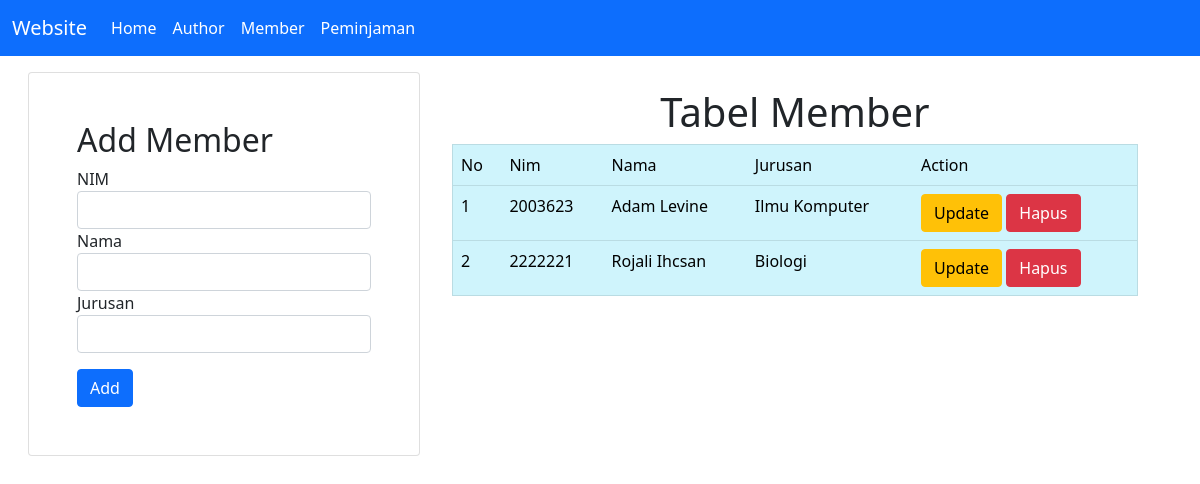
The page /member.php on the database its author committed.
### tables this page shows
CREATE TABLE `member`  (
  `nim` varchar(50) NOT NULL,
  `nama` varchar(100) NOT NULL,
  `jurusan` varchar(100) NOT NULL,
  PRIMARY KEY (`nim`) USING BTREE
);

### conf.php (called while the page is built)
<?php
$db_host = "localhost";
$db_user = "root";
$db_pass = "";
$db_name = "db_lp11";
?>

### includes/DB.class.php (called while the page is built, shortened)
<?php
class DB
{
    var $db_host = "";
    var $db_user = "";
    var $db_pass = "";
    var $db_name = "";
    var $db_link = "";
    var $result = 0;
    function DB($db_host = '', $db_user = '', $db_pass = '', $db_name = '')
    {
        $this->db_host = $db_host;
        $this->db_user = $db_user;
        $this->db_pass = $db_pass;
        $this->db_name = $db_name;
    }
    function open()
    {
        $this->db_link = mysqli_connect($this->db_host, $this->db_user, $this->db_pass, $this->db_name);
    }
    function execute($query = "")
    {
        $this->result = mysqli_query($this->db_link, $query);
        return $this->result;
    }
    function getResult()
    {
        return mysqli_fetch_array($this->result);
    }
}
?>

### includes/Member.class.php (called while the page is built, shortened)
<?php
class Member extends DB
{
    function getMember()
    {
        $query = "SELECT * FROM member";
        return $this->execute($query);
    }
}
?>

### member.php (the view, shortened to what this page needs)
<?php
include("conf.php");
include("includes/DB.class.php");
include("includes/Member.class.php");
$member = new Member($db_host, $db_user, $db_pass, $db_name);
$member->open();
$input_form = null;
$title_form = null;
if (!empty($_GET['id_update'])) {
    $nim = $_GET['id_update'];
    $member->getMemberByNim($nim);
    $data_member = $member->getResult();
    $nama = $data_member['nama'];
    $jurusan = $data_member['jurusan'];
    $title_form .= "<h2 class='card-title'>Update Member</h2>";
    $input_form .=
    "
    <div class='form-row'>
        <div class='form-group col'>
            <label for='nim'>NIM</label>
            <input type='text' class='form-control' name='nim' value='$nim' readonly/>
        </div>
    </div>
    <div class='form-row'>
    <div class='form-group col'>
        <label for='nama'>Nama</label>
        <input type='text' class='form-control' name='nama' value='$nama' required />
    </div>
    </div>
    <div class='form-row'>
    <div class='form-group col'>
        <label for='jurusan'>Jurusan</label>
        <input type='text' class='form-control' name='jurusan' value='$jurusan' required></input>
    </div>
    </div>
    <button type='submit' name='save' class='btn btn-primary mt-3'>Save</button>
    ";
}else {
    $title_form .= "<h2 class='card-title'>Add Member</h2>";
    $input_form .=
    "
    <div class='form-row'>
        <div class='form-group col'>
            <label for='nim'>NIM</label>
            <input type='text' class='form-control' name='nim' required />
        </div>
    </div>
    <div class='form-row'>
    <div class='form-group col'>
        <label for='nama'>Nama</label>
        <input type='text' class='form-control' name='nama' required />
    </div>
    </div>
    <div class='form-row'>
    <div class='form-group col'>
        <label for='jurusan'>Jurusan</label>
        <input type='text' class='form-control' name='jurusan' required></input>
    </div>
    </div>
    <button type='submit' name='add' class='btn btn-primary mt-3'>Add</button>
    ";
}
$data = null;
$no = 1;
$member->getMember();
while (list($nim, $nama, $jurusan) = $member->getResult()) {
    $data .= "<tr>
        <td>" . $no++ . "</td>
        <td>" . $nim . "</td>
        <td>" . $nama . "</td>
        <td>" . $jurusan . "</td>
        <td>
        <a href='member.php?id_update=" . $nim . "' class='btn btn-warning' '>Update</a>
        <a href='member.php?id_hapus=" . $nim . "' class='btn btn-danger' '>Hapus</a>
        </td>
        </tr>";
}

### rows shown on the page
member: nim "2003623", nama "Adam Levine", jurusan "Ilmu Komputer"
member: nim "2222221", nama "Rojali Ihcsan", jurusan "Biologi"

### other values the page prints
$this->content "Website Home Author Member Peminjaman Tabel Member No Nim Nama Jurusan Action"
